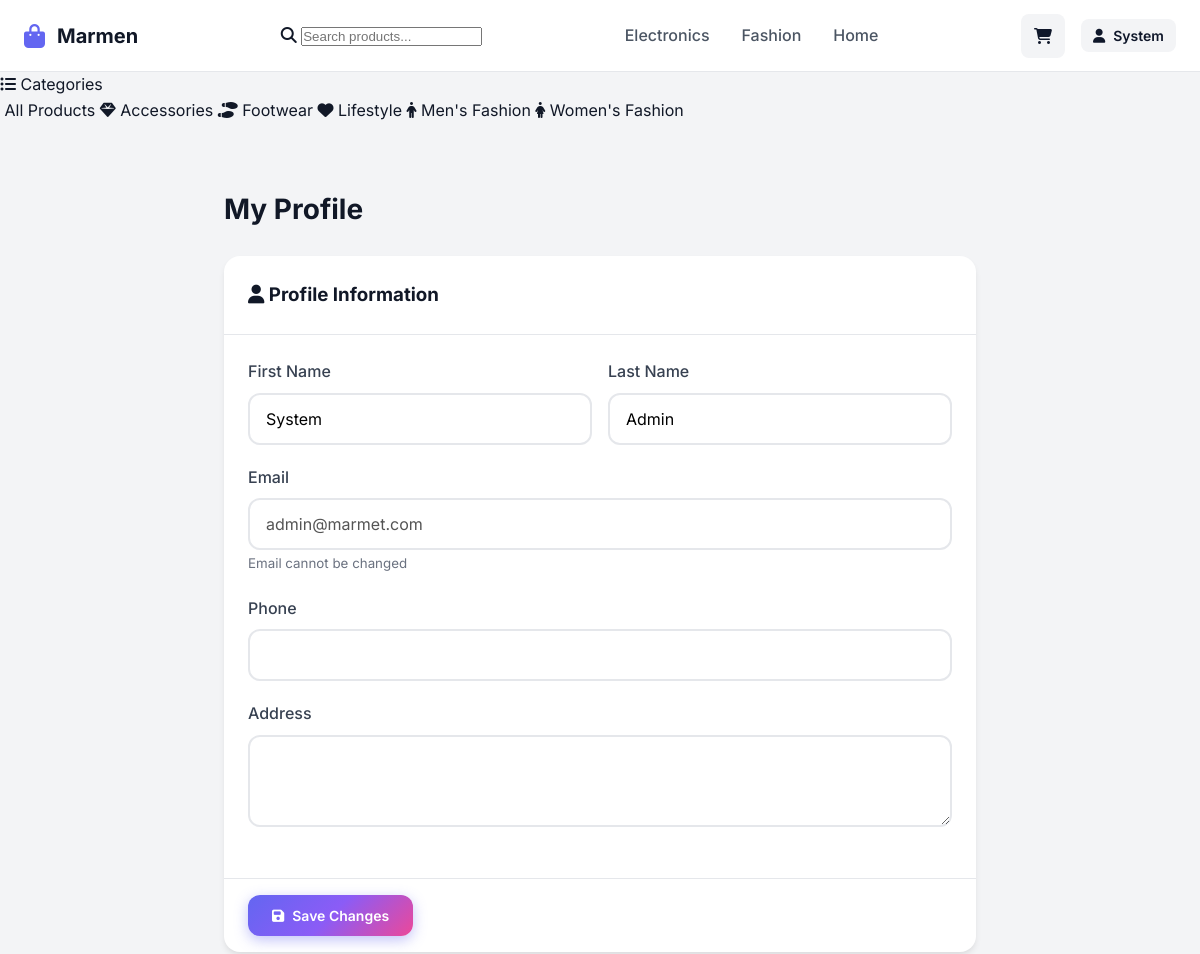
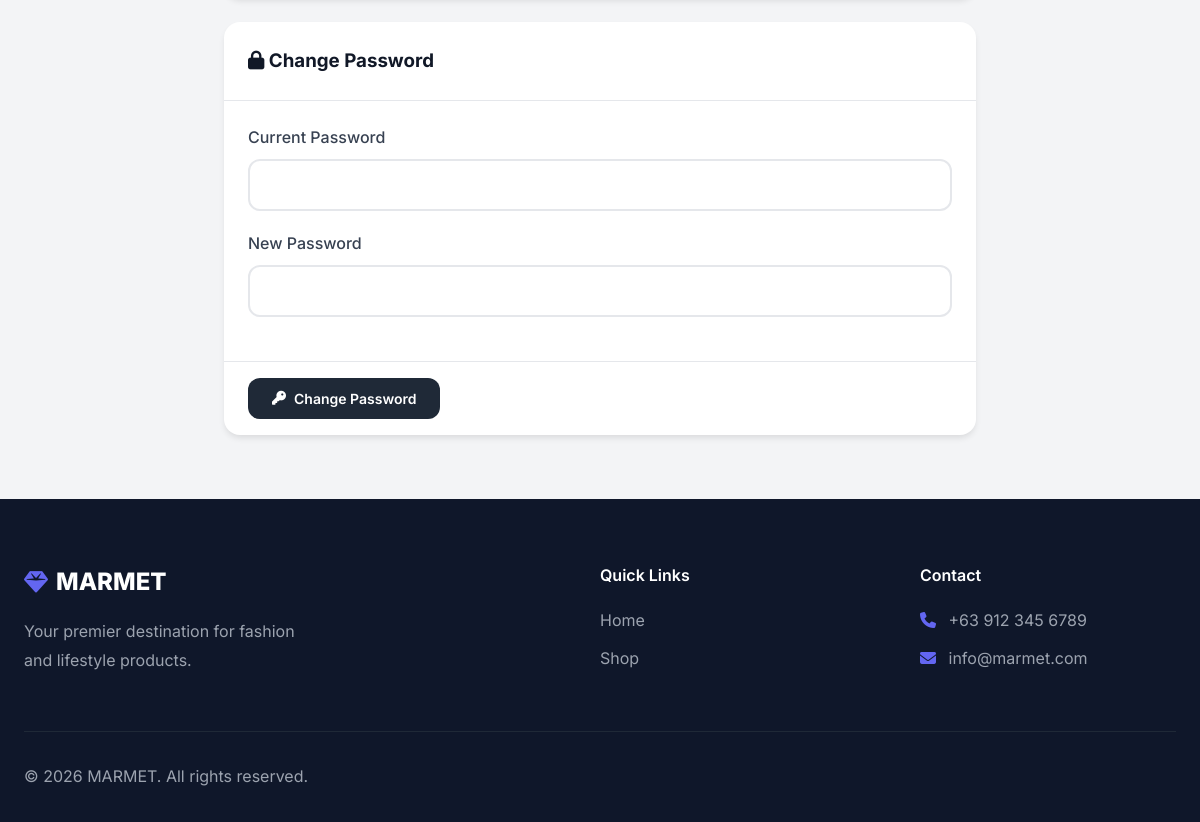
The app's page /profile.php (signed in) with its own data (2 pictures, top to bottom).
### tables this page shows
CREATE TABLE users (
    id INT PRIMARY KEY AUTO_INCREMENT,
    email VARCHAR(255) UNIQUE NOT NULL,
    password VARCHAR(255) NOT NULL,
    first_name VARCHAR(100) NOT NULL,
    last_name VARCHAR(100) NOT NULL,
    phone VARCHAR(20),
    address TEXT,
    role ENUM('customer', 'staff', 'admin') DEFAULT 'customer',
    is_active BOOLEAN DEFAULT TRUE,
    created_at TIMESTAMP DEFAULT CURRENT_TIMESTAMP,
    updated_at TIMESTAMP DEFAULT CURRENT_TIMESTAMP ON UPDATE CURRENT_TIMESTAMP
);

CREATE TABLE categories (
    id INT PRIMARY KEY AUTO_INCREMENT,
    name VARCHAR(100) NOT NULL,
    description TEXT,
    image_url VARCHAR(255),
    is_active BOOLEAN DEFAULT TRUE,
    created_at TIMESTAMP DEFAULT CURRENT_TIMESTAMP
);

### includes/auth.php (called while the page is built, shortened)
<?php
require_once __DIR__ . '/db.php';
function isLoggedIn() {
    return isset($_SESSION['user_id']);
}
function getCurrentUserId() {
    return $_SESSION['user_id'] ?? null;
}
function getCurrentUser() {
    $db = db();
    return $db->fetch("SELECT * FROM users WHERE id = ?", [getCurrentUserId()]);
}

### includes/db.php (called while the page is built, shortened)
<?php
class Database {
    private static $instance = null;
    private $pdo;
    private function __construct() {
        try {
            $dsn = "mysql:host=" . DB_HOST . ";dbname=" . DB_NAME . ";charset=" . DB_CHARSET;
            $options = [
                PDO::ATTR_ERRMODE => PDO::ERRMODE_EXCEPTION,
                PDO::ATTR_DEFAULT_FETCH_MODE => PDO::FETCH_ASSOC,
                PDO::ATTR_EMULATE_PREPARES => false,
            ];
            $this->pdo = new PDO($dsn, DB_USER, DB_PASS, $options);
        } catch (PDOException $e) {
            die("Database connection failed: " . $e->getMessage());
        }
    }
    public static function getInstance() {
        if (self::$instance === null) {
            self::$instance = new self();
        }
        return self::$instance;
    }
    public function fetchAll($sql, $params = []) {
        $stmt = $this->pdo->prepare($sql);
        $stmt->execute($params);
        return $stmt->fetchAll();
    }
    public function fetch($sql, $params = []) {
        $stmt = $this->pdo->prepare($sql);
        $stmt->execute($params);
        return $stmt->fetch();
    }
}
function db() {
    return Database::getInstance();
}

### profile.php (the view, shortened to what this page needs)
<?php
require_once __DIR__ . '/includes/db.php';
require_once __DIR__ . '/includes/auth.php';
$user = getCurrentUser();
require_once __DIR__ . '/includes/header.php';
?>
<div class="section">
    <div class="container" style="max-width: 800px;">
        <h1 class="page-title mb-3">My Profile</h1>
        <div class="card mb-3">
            <div class="card-header">
                <h3><i class="fas fa-user"></i> Profile Information</h3>
            </div>
            <form method="POST">
                <div class="card-body">
                    <div class="grid-1-1-mobile" style="display: grid; grid-template-columns: 1fr 1fr; gap: 1rem;">
                        <div class="form-group">
                            <label class="form-label">First Name</label>
                            <input type="text" name="first_name" class="form-input"
                                   value="<?php echo htmlspecialchars($user['first_name']); ?>" required>
                        </div>
                        <div class="form-group">
                            <label class="form-label">Last Name</label>
                            <input type="text" name="last_name" class="form-input"
                                   value="<?php echo htmlspecialchars($user['last_name']); ?>" required>
                        </div>
                    </div>
                    <div class="form-group">
                        <label class="form-label">Email</label>
                        <input type="email" class="form-input" value="<?php echo htmlspecialchars($user['email']); ?>" disabled>
                        <small style="color: var(--gray-500);">Email cannot be changed</small>
                    </div>
                    <div class="form-group">
                        <label class="form-label">Phone</label>
                        <input type="tel" name="phone" class="form-input"
                               value="<?php echo htmlspecialchars($user['phone'] ?? ''); ?>">
                    </div>
                    <div class="form-group">
                        <label class="form-label">Address</label>
                        <textarea name="address" class="form-input" rows="3"><?php echo htmlspecialchars($user['address'] ?? ''); ?></textarea>
                    </div>
                </div>
                <div class="card-footer">
                    <button type="submit" class="btn btn-primary">
                        <i class="fas fa-save"></i> Save Changes
                    </button>
                </div>
            </form>
        </div>
        <div class="card">
            <div class="card-header">
                <h3><i class="fas fa-lock"></i> Change Password</h3>
            </div>
            <form method="POST">
                <div class="card-body">
                    <div class="form-group">
                        <label class="form-label">Current Password</label>
                        <input type="password" name="current_password" class="form-input" required>
                    </div>
                    <div class="form-group">
                        <label class="form-label">New Password</label>
                        <input type="password" name="new_password" class="form-input" required minlength="6">
                    </div>
                </div>
                <div class="card-footer">
                    <button type="submit" class="btn btn-secondary">
                        <i class="fas fa-key"></i> Change Password
                    </button>
                </div>
            </form>
        </div>
    </div>
</div>
<?php require_once __DIR__ . '/includes/footer.php'; ?>

### includes/header.php (shortened to what this page needs)
<?php
require_once __DIR__ . '/auth.php';
$currentUser = getCurrentUser();
require_once __DIR__ . '/db.php';
$globalCategories = db()->fetchAll("
    SELECT c.* FROM categories c
    WHERE c.is_active = 1
    AND EXISTS (
        SELECT 1 FROM products p
        WHERE p.category_id = c.id AND p.is_active = 1
        AND p.image_url IS NOT NULL AND p.image_url != ''
    )
    ORDER BY c.name
");
$categoryIconMap = [
    "Women's Fashion" => 'fa-female',
    "Men's Fashion" => 'fa-male',
    "Footwear" => 'fa-shoe-prints',
    "Accessories" => 'fa-gem',
    "Lifestyle" => 'fa-heart',
    "Appliances" => 'fa-plug',
    "Bags" => 'fa-shopping-bag',
    "Bottomwear" => 'fa-socks',
    "Gadgets" => 'fa-mobile-alt',
    "Skincare" => 'fa-magic',
    "Topwear" => 'fa-tshirt',
    "Underwear" => 'fa-user-ninja',
    "Food & Drink" => 'fa-utensils',
    "Others" => 'fa-ellipsis-h'
];
$isCheckoutPage = (basename($_SERVER['PHP_SELF']) == 'checkout.php');
$currentCategoryId = isset($_GET['category']) ? (int)$_GET['category'] : null;
?>
<!DOCTYPE html>
<html lang="en">
<head>
    <link rel="stylesheet" href="https://cdnjs.cloudflare.com/ajax/libs/font-awesome/6.4.0/css/all.min.css">
    <link rel="stylesheet" href="<?php echo APP_URL; ?>/assets/css/style.css">
</head>
<body class="<?php echo !$isCheckoutPage ? 'has-global-filter' : ''; ?>">
    <nav class="navbar">
        <div class="nav-container">
            <a href="<?php echo APP_URL; ?>" class="nav-logo">
                <i class="fas fa-shopping-bag" style="color: var(--primary); font-size: 1.5rem;"></i>
                <span style="font-weight: 700; font-size: 1.25rem;">Marmen</span>
            </a>
            <div class="nav-search-container">
                <div class="search-input-wrapper">
                    <i class="fas fa-search search-icon"></i>
                    <input type="text" placeholder="Search products..." class="search-input">
                </div>
            </div>
            <div class="nav-menu" id="navMenu">
                <?php if (isset($breadcrumbs) && is_array($breadcrumbs)): ?>
                    <div class="nav-breadcrumbs" style="display: flex; align-items: center; gap: 0.5rem; font-size: 0.875rem;">
                        <?php foreach ($breadcrumbs as $index => $crumb): ?>
                            <?php if ($index > 0): ?>
                                <i class="fas fa-chevron-right" style="font-size: 0.625rem; color: var(--gray-400);"></i>
                            <?php endif; ?>
                            <?php if (isset($crumb['url'])): ?>
                                <a href="<?php echo $crumb['url']; ?>" class="nav-link" style="padding: 0; font-weight: 500; color: var(--gray-500);"><?php echo htmlspecialchars($crumb['label']); ?></a>
                            <?php else: ?>
                                <span style="font-weight: 600; color: var(--gray-900);"><?php echo htmlspecialchars($crumb['label']); ?></span>
                            <?php endif; ?>
                        <?php endforeach; ?>
                    </div>
                <?php else: ?>
                    <a href="<?php echo APP_URL; ?>/catalog.php?cat=electronics" class="nav-link">Electronics</a>
                    <a href="<?php echo APP_URL; ?>/catalog.php?cat=fashion" class="nav-link">Fashion</a>
                    <a href="<?php echo APP_URL; ?>" class="nav-link">Home</a>
                <?php endif; ?>
            </div>
            <div class="nav-actions">
                <a href="<?php echo APP_URL; ?>/cart.php" class="nav-cart" style="background: var(--gray-100); color: var(--dark); padding: 0.5rem; border-radius: 8px; position: relative;">
                    <i class="fas fa-shopping-cart"></i>
                </a>
                <?php if (isLoggedIn()): ?>
                    <div class="nav-user" style="position: relative;">
                        <button class="user-btn" id="userBtn" style="background: var(--gray-100); border-radius: 8px; padding: 0.5rem 0.75rem; border: none; cursor: pointer; color: var(--dark); display: flex; align-items: center; gap: 0.5rem;">
                            <i class="fas fa-user"></i>
                            <span style="font-weight: 600; font-size: 0.875rem;"><?php echo htmlspecialchars($currentUser['first_name'] ?? 'Account'); ?></span>
                        </button>
                    </div>
                <?php else: ?>
                    <a href="<?php echo APP_URL; ?>/auth/login.php" style="color: var(--gray-600); font-weight: 600;">Log In</a>
                    <a href="<?php echo APP_URL; ?>/auth/register.php" class="btn btn-primary" style="padding: 0.5rem 1rem; border-radius: 8px;">Sign Up</a>
                <?php endif; ?>
            </div>
        </div>
    </nav>
    <main class="main-content">
        <div class="main-layout-wrapper">
            <?php if (!$isCheckoutPage): ?>
            <aside class="sidebar-category-bar">
                <div class="sidebar-container">
                    <div class="sidebar-header">
                        <i class="fas fa-list-ul"></i>
                        <span>Categories</span>
                    </div>
                    <div class="category-scroll-container">
                        <a href="<?php echo APP_URL; ?>/catalog.php" class="category-chip <?php echo !$currentCategoryId ? 'active' : ''; ?>">
                            <span>All Products</span>
                        </a>
                        <?php foreach ($globalCategories as $cat):
                            $icon = $categoryIconMap[$cat['name']] ?? 'fa-tag';
                        ?>
                        <a href="<?php echo APP_URL; ?>/catalog.php?category=<?php echo $cat['id']; ?>" class="category-chip <?php echo $currentCategoryId == $cat['id'] ? 'active' : ''; ?>">
                            <i class="fas <?php echo $icon; ?>"></i>
                            <span><?php echo htmlspecialchars($cat['name']); ?></span>
                        </a>
                        <?php endforeach; ?>
                    </div>
                </div>
            </aside>
            <?php endif; ?>
            <div class="page-content">

### assets/css/style.css (style rules this page uses)
:root { --primary: #6366f1; --primary-dark: #4f46e5; --primary-light: #818cf8; --secondary: #ec4899; --accent: #f59e0b; --dark: #0f172a; --dark-light: #1e293b; --gray-900: #111827; --gray-800: #1f2937; --gray-700: #374151; --gray-600: #4b5563; --gray-500: #6b7280; --gray-400: #9ca3af; --gray-300: #d1d5db; --gray-200: #e5e7eb; --gray-100: #f3f4f6; --white: #ffffff; --success: #10b981; --warning: #f59e0b; --error: #ef4444; --info: #3b82f6; --gradient-primary: linear-gradient(135deg, #6366f1 0%, #8b5cf6 50%, #ec4899 100%); --gradient-dark: linear-gradient(135deg, #1e293b 0%, #0f172a 100%); --font-family: 'Inter', -apple-system, BlinkMacSystemFont, sans-serif; --container-width: 1280px; --header-height: 72px; --shadow-sm: 0 1px 2px rgba(0, 0, 0, 0.05); --shadow: 0 4px 6px -1px rgba(0, 0, 0, 0.1); --shadow-lg: 0 10px 15px -3px rgba(0, 0, 0, 0.1); --shadow-xl: 0 25px 50px -12px rgba(0, 0, 0, 0.25); --radius-sm: 6px; --radius: 12px; --radius-lg: 16px; --radius-xl: 24px; --transition: all 0.3s ease; }
*, *::before, *::after { box-sizing: border-box; margin: 0; padding: 0; }
html { scroll-behavior: smooth; }
body { font-family: var(--font-family); background: var(--gray-100); color: var(--gray-900); line-height: 1.6; min-height: 100vh; }
a { text-decoration: none; color: inherit; }
.container { max-width: var(--container-width); margin: 0 auto; padding: 0 1.5rem; }
.navbar { position: fixed; top: 0; left: 0; right: 0; height: var(--header-height); background: rgba(255, 255, 255, 0.95); backdrop-filter: blur(20px); border-bottom: 1px solid var(--gray-200); z-index: 1000; }
.nav-container { max-width: var(--container-width); margin: 0 auto; padding: 0 1.5rem; height: 100%; display: flex; align-items: center; justify-content: space-between; }
.nav-logo { display: flex; align-items: center; gap: 0.75rem; font-size: 1.5rem; font-weight: 800; }
.nav-menu { display: flex; gap: 2rem; }
.nav-link { font-weight: 500; color: var(--gray-600); transition: var(--transition); position: relative; }
.nav-link::after { content: ''; position: absolute; bottom: -4px; left: 0; width: 0; height: 2px; background: var(--primary); transition: var(--transition); }
.nav-actions { display: flex; align-items: center; gap: 1rem; }
.nav-cart { position: relative; width: 44px; height: 44px; display: flex; align-items: center; justify-content: center; background: var(--gray-100); border-radius: var(--radius); color: var(--gray-700); transition: var(--transition); }
.nav-user { position: relative; }
.user-btn { display: flex; align-items: center; gap: 0.5rem; padding: 0.5rem 1rem; background: var(--gray-100); border: none; border-radius: var(--radius); cursor: pointer; font-family: inherit; font-size: 0.875rem; color: var(--gray-700); transition: var(--transition); }
.main-content { min-height: calc(100vh - var(--header-height)); padding-top: var(--header-height); }
.btn { display: inline-flex; align-items: center; justify-content: center; gap: 0.5rem; padding: 0.75rem 1.5rem; font-family: inherit; font-size: 0.875rem; font-weight: 600; border-radius: var(--radius); border: none; cursor: pointer; transition: var(--transition); }
.btn-primary { background: var(--gradient-primary); color: var(--white); box-shadow: 0 4px 14px rgba(99, 102, 241, 0.4); }
.btn-secondary { background: var(--gray-800); color: var(--white); }
.card { background: var(--white); border-radius: var(--radius-lg); box-shadow: var(--shadow); overflow: hidden; }
.card-header { padding: 1.5rem; border-bottom: 1px solid var(--gray-200); }
.card-body { padding: 1.5rem; }
.card-footer { padding: 1rem 1.5rem; border-top: 1px solid var(--gray-200); background: var(--gray-50); }
.form-group { margin-bottom: 1.25rem; }
.form-label { display: block; margin-bottom: 0.5rem; font-weight: 500; color: var(--gray-700); }
.form-input { width: 100%; padding: 0.875rem 1rem; font-family: inherit; font-size: 1rem; border: 2px solid var(--gray-200); border-radius: var(--radius); background: var(--white); transition: var(--transition); }
.form-input::placeholder { color: var(--gray-400); }
.page-title { font-size: 1.75rem; font-weight: 700; color: var(--gray-900); }
.section { padding: 4rem 0; }
.mb-3 { margin-bottom: 1.5rem; }

### records on screen
users: first_name "System", last_name "Admin", email "admin@marmet.com"
categories: name "Accessories"
categories: name "Footwear"
categories: name "Lifestyle"
categories: name "Men's Fashion"
categories: name "Women's Fashion"
